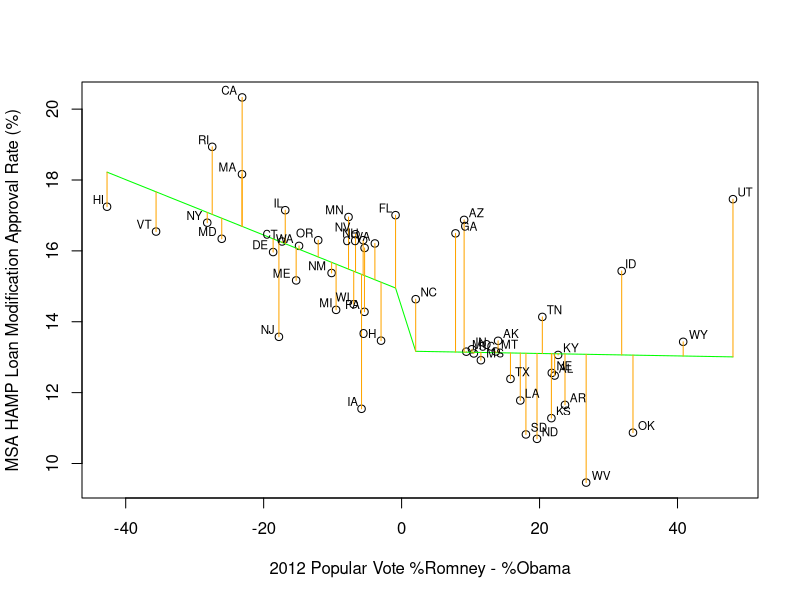

This figure's R source:
library(calibrate)
png("fig2.png", width=800, height=400)
df<-read.csv("./hampapprovalVSpopvote.csv",header=T)
row.names(df)<-df$state
linearStepModel<-lm(hamp_approval_rate~1+popular_vote2012+sign(popular_vote2012)+sign(popular_vote2012)*popular_vote2012, df)
plot(df$popular_vote2012,df$hamp_approval_rate,
	xlab="2012 Popular Vote %Romney - %Obama",
	ylab="MSA HAMP Loan Modification Approval Rate (%)")
pre<-predict(linearStepModel)
lines(df$popular_vote2012,pre,col="green")
segments(df$popular_vote2012,df$hamp_approval_rate,df$popular_vote2012,pre,col="orange")
textxy(df$popular_vote2012, df$hamp_approval_rate, df$state, cex=0.7)
dev.off()
